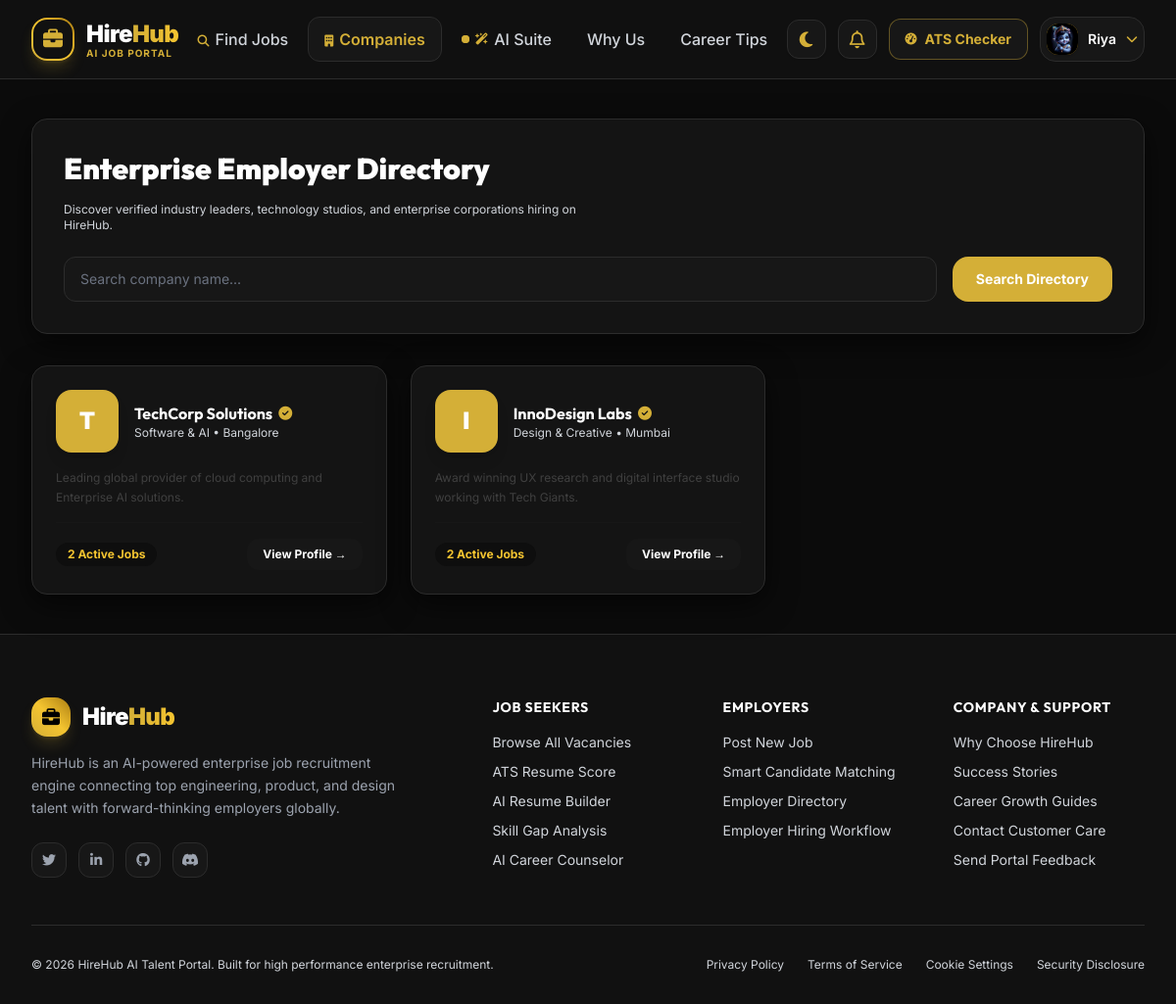
Screenshot of /companies/ (signed in) with the database file from the repository.
### accounts/models.py (models this page shows, shortened)
class User(AbstractUser):
    ROLE_CHOICES = (
        ('jobseeker', 'Job Seeker'),
        ('employer', 'Employer'),
        ('admin', 'Admin'),
    )
    role = models.CharField(max_length=20, choices=ROLE_CHOICES, default='jobseeker')
    phone = models.CharField(max_length=20, blank=True, null=True)
    avatar = models.ImageField(upload_to='avatars/', blank=True, null=True)
    is_verified = models.BooleanField(default=False)
    bio = models.TextField(blank=True, null=True)
    created_at = models.DateTimeField(auto_now_add=True)
    @property
    def is_jobseeker(self):
        return self.role == 'jobseeker'
    @property
    def is_employer(self):
        return self.role == 'employer'

### companies/models.py (models this page shows, shortened)
class Company(models.Model):
    STATUS_CHOICES = (
        ('pending', 'Pending Approval'),
        ('approved', 'Approved'),
        ('rejected', 'Rejected'),
        ('suspended', 'Suspended'),
    )
    employer = models.ForeignKey(settings.AUTH_USER_MODEL, on_delete=models.CASCADE, related_name='companies')
    name = models.CharField(max_length=200)
    logo = models.ImageField(upload_to='logos/', blank=True, null=True)
    website = models.URLField(blank=True, null=True)
    industry = models.CharField(max_length=100)
    description = models.TextField()
    address = models.CharField(max_length=255)
    city = models.CharField(max_length=100)
    state = models.CharField(max_length=100, blank=True, null=True)
    country = models.CharField(max_length=100, default='India')
    hr_contact_name = models.CharField(max_length=100)
    hr_contact_email = models.EmailField()
    hr_contact_phone = models.CharField(max_length=20)
    verification_status = models.CharField(max_length=20, choices=STATUS_CHOICES, default='approved')
    is_verified_badge = models.BooleanField(default=True)
    created_at = models.DateTimeField(auto_now_add=True)
    def active_jobs_count(self):
        return self.jobs.filter(status='active').count()

### companies/views.py (the view)
# urls.py: path('', views.company_list_view, name='company_list'),
def company_list_view(request):
    companies = Company.objects.filter(verification_status='approved')
    search_q = request.GET.get('q', '').strip()
    industry_q = request.GET.get('industry', '').strip()
    if search_q:
        companies = companies.filter(name__icontains=search_q)
    if industry_q:
        companies = companies.filter(industry__icontains=industry_q)
    industries = Company.objects.values_list('industry', flat=True).distinct()
    return render(request, 'companies/company_list.html', {
        'companies': companies,
        'search_q': search_q,
        'industry_q': industry_q,
        'industries': industries
    })

### accounts/context_processors.py (called while the page is built)
def global_context(request):
    context = {
        'all_categories': Category.objects.all()[:8] if Category.objects.exists() else [],
        'unread_notifications_count': 0,
        'user_company': None
    }
    if request.user.is_authenticated:
        context['unread_notifications_count'] = Notification.objects.filter(user=request.user, is_read=False).count()
        if request.user.is_employer:
            context['user_company'] = Company.objects.filter(employer=request.user).first()
    return context

### templates/companies/company_list.html (shortened to what this page needs)
{% extends 'base/base.html' %}
{% block content %}
<div class="py-10 bg-slate-50 dark:bg-slate-950">
    <div class="max-w-7xl mx-auto px-4 sm:px-6 lg:px-8 space-y-8">
        <div class="glass-card p-8 rounded-3xl shadow-xl space-y-4">
            <h1 class="text-3xl font-black text-slate-900 dark:text-white">Enterprise Employer Directory</h1>
            <p class="text-xs text-slate-500 max-w-xl">Discover verified industry leaders, technology studios, and enterprise corporations hiring on HireHub.</p>
            <form method="GET" class="flex flex-col sm:flex-row gap-4 pt-2">
                <input type="text" name="q" value="{{ search_q }}" placeholder="Search company name..." class="flex-1 px-4 py-3 rounded-2xl bg-slate-100 dark:bg-slate-800 border-0 text-sm dark:text-white">
                <button type="submit" class="px-6 py-3 rounded-2xl bg-indigo-600 hover:bg-indigo-700 text-white font-bold text-sm">
                    Search Directory
                </button>
            </form>
        </div>
        <div class="grid grid-cols-1 md:grid-cols-2 lg:grid-cols-3 gap-6">
            {% for comp in companies %}
            <div class="glass-card p-6 rounded-3xl space-y-4 flex flex-col justify-between hover:shadow-2xl transition duration-300">
                <div class="space-y-4">
                    <div class="flex items-center space-x-4">
                        <div class="w-16 h-16 rounded-2xl bg-gradient-to-tr from-indigo-600 to-purple-600 text-white font-black text-2xl flex items-center justify-center shadow-lg">
                            {{ comp.name|slice:":1" }}
                        </div>
                        <div>
                            <div class="flex items-center space-x-1.5">
                                <h3 class="font-bold text-base text-slate-900 dark:text-white">{{ comp.name }}</h3>
                                {% if comp.is_verified_badge %}
                                <i class="fa-solid fa-circle-check text-indigo-500 text-sm" title="Verified Badge"></i>
                                {% endif %}
                            </div>
                            <p class="text-xs text-slate-500">{{ comp.industry }} &bull; {{ comp.city }}</p>
                        </div>
                    </div>
                    <p class="text-xs text-slate-600 dark:text-slate-300 line-clamp-3 leading-relaxed">{{ comp.description }}</p>
                </div>
                <div class="pt-4 border-t border-slate-100 dark:border-slate-800 flex items-center justify-between">
                    <span class="text-xs font-bold text-indigo-600 dark:text-indigo-400 bg-indigo-50 dark:bg-indigo-950/60 px-3 py-1 rounded-full">
                        {{ comp.active_jobs_count }} Active Jobs
                    </span>
                    <a href="{% url 'company_detail' comp.id %}" class="px-4 py-2 rounded-xl bg-slate-900 dark:bg-slate-800 hover:bg-indigo-600 text-white text-xs font-bold transition">
                        View Profile &rarr;
                    </a>
                </div>
            </div>
            {% endfor %}
        </div>
    </div>
</div>
{% endblock %}

### templates/components/navbar.html (shortened to what this page needs)
<nav class="sticky top-0 z-40 w-full backdrop-blur-xl bg-[#111111]/90 border-b border-[#2C2C2C] transition-colors duration-300">
    <div class="max-w-7xl mx-auto px-4 sm:px-6 lg:px-8">
        <div class="flex items-center justify-between h-20">
            <a href="{% url 'home' %}" class="flex items-center space-x-3 group">
                <div class="w-11 h-11 rounded-2xl bg-gradient-to-tr from-[#D4AF37] via-[#F4C430] to-[#AA7C11] p-0.5 shadow-lg shadow-[#D4AF37]/20 group-hover:scale-105 transition-transform duration-300">
                    <div class="w-full h-full bg-[#111111] rounded-[14px] flex items-center justify-center">
                        <i class="fa-solid fa-briefcase text-xl text-[#D4AF37]"></i>
                    </div>
                </div>
                <div class="flex flex-col">
                    <span class="text-2xl font-black tracking-tight text-white">
                        Hire<span class="text-transparent bg-clip-text bg-gradient-to-r from-[#D4AF37] to-[#F4C430]">Hub</span>
                    </span>
                    <span class="text-[10px] font-bold uppercase tracking-widest text-[#D4AF37] -mt-1">AI Job Portal</span>
                </div>
            </a>
            <div class="hidden lg:flex items-center space-x-1 font-medium text-slate-300">
                <a href="{% url 'job_list' %}" class="px-4 py-2.5 rounded-xl transition {% if request.resolver_match.url_name == 'job_list' or request.resolver_match.url_name == 'job_detail' %}text-[#D4AF37] bg-[#171717] border border-[#2C2C2C] font-semibold{% else %}hover:text-[#F4C430] hover:bg-[#171717]{% endif %}">
                    <i class="fa-solid fa-magnifying-glass mr-1.5 text-xs text-[#D4AF37]"></i>Find Jobs
                </a>
                <a href="{% url 'company_list' %}" class="px-4 py-2.5 rounded-xl transition {% if request.resolver_match.url_name == 'company_list' or request.resolver_match.url_name == 'company_detail' %}text-[#D4AF37] bg-[#171717] border border-[#2C2C2C] font-semibold{% else %}hover:text-[#F4C430] hover:bg-[#171717]{% endif %}">
                    <i class="fa-solid fa-building mr-1.5 text-xs text-[#D4AF37]"></i>Companies
                </a>
                <a href="{% url 'ai_dashboard' %}" class="px-4 py-2.5 rounded-xl transition flex items-center space-x-1.5 {% if 'ai_' in request.resolver_match.url_name %}text-[#D4AF37] bg-[#171717] border border-[#2C2C2C] font-semibold{% else %}hover:text-[#F4C430] hover:bg-[#171717]{% endif %}">
                    <span class="relative flex h-2 w-2">
                      <span class="relative inline-flex rounded-full h-2 w-2 bg-[#D4AF37]"></span>
                    </span>
                    <i class="fa-solid fa-wand-magic-sparkles text-xs text-[#D4AF37]"></i>
                    <span>AI Suite</span>
                </a>
                <a href="{% url 'why_choose' %}" class="px-4 py-2.5 rounded-xl transition {% if request.resolver_match.url_name == 'why_choose' %}text-[#D4AF37] bg-[#171717] border border-[#2C2C2C] font-semibold{% else %}hover:text-[#F4C430] hover:bg-[#171717]{% endif %}">Why Us</a>
                <a href="{% url 'career_tips' %}" class="px-4 py-2.5 rounded-xl transition {% if request.resolver_match.url_name == 'career_tips' %}text-[#D4AF37] bg-[#171717] border border-[#2C2C2C] font-semibold{% else %}hover:text-[#F4C430] hover:bg-[#171717]{% endif %}">Career Tips</a>
            </div>
            <div class="flex items-center space-x-3">
                <button type="button" onclick="toggleTheme()" class="w-10 h-10 rounded-xl bg-slate-100 dark:bg-[#171717] border border-slate-200 dark:border-[#2C2C2C] text-[#D4AF37] flex items-center justify-center hover:border-[#D4AF37] transition shadow-sm" title="Toggle Light / Dark Mode">
                    <i id="themeToggleIcon" class="fa-solid fa-moon text-lg"></i>
                </button>
                {% if user.is_authenticated %}
                <a href="{% url 'notification_list' %}" class="relative w-10 h-10 rounded-xl bg-slate-100 dark:bg-[#171717] border border-slate-200 dark:border-[#2C2C2C] text-[#D4AF37] flex items-center justify-center hover:border-[#D4AF37] transition shadow-sm">
                    <i class="fa-regular fa-bell text-lg"></i>
                </a>
                {% if user.is_employer %}
                <a href="{% url 'post_job' %}" class="hidden sm:inline-flex items-center px-4 py-2.5 rounded-xl font-bold text-sm text-black bg-gradient-to-r from-[#D4AF37] via-[#F4C430] to-[#AA7C11] hover:opacity-95 shadow-lg shadow-[#D4AF37]/20 transition">
                    <i class="fa-solid fa-plus mr-2 text-xs"></i>Post Vacancy
                </a>
                {% elif user.is_jobseeker %}
                <a href="{% url 'ai_ats_score' %}" class="hidden sm:inline-flex items-center px-4 py-2.5 rounded-xl font-bold text-sm text-[#D4AF37] bg-[#171717] border border-[#D4AF37]/40 hover:bg-[#D4AF37]/10 transition">
                    <i class="fa-solid fa-gauge-high mr-2 text-xs text-[#D4AF37]"></i>ATS Checker
                </a>
                {% endif %}
                <div class="relative group">
                    <button class="flex items-center space-x-2.5 p-1.5 rounded-2xl border border-[#2C2C2C] bg-[#171717] hover:border-[#D4AF37] transition">
                        <div class="w-8 h-8 rounded-xl bg-gradient-to-br from-[#D4AF37] to-[#AA7C11] flex items-center justify-center text-black font-extrabold text-xs uppercase shadow">
                            {% if user.avatar %}
                                <img src="{{ user.avatar.url }}" class="w-8 h-8 rounded-xl object-cover" alt="Avatar">
                            {% else %}
                                {{ user.username|slice:":2" }}
                            {% endif %}
                        </div>
                        <span class="hidden md:inline font-semibold text-sm text-white">
                            {{ user.first_name|default:user.username }}
                        </span>
                        <i class="fa-solid fa-chevron-down text-xs text-[#D4AF37]"></i>
                    </button>
                </div>
                {% endif %}
            </div>
        </div>
    </div>
</nav>

### templates/base/base.html (style rules this page uses)
body { font-family: 'Inter', sans-serif; background-color: #F8FAFC; color: #1E293B; transition: background-color 0.3s ease, color 0.3s ease; }
h1, h2, h3, h4, h5, h6 { font-family: 'Outfit', sans-serif; color: #0F172A; }
.glass-card { background: rgba(255, 255, 255, 0.95); backdrop-filter: blur(16px); border: 1px solid #E2E8F0; border-radius: 16px; box-shadow: 0 10px 30px rgba(0, 0, 0, 0.05); transition: transform 0.3s ease, border-color 0.3s ease, box-shadow 0.3s ease; }
html.dark { color-scheme: dark; }
html.dark body { background-color: #0B0B0B !important; color: #D1D5DB !important; }
html.dark h1, html.dark h2, html.dark h3, html.dark h4, html.dark h5, html.dark h6 { color: #FFFFFF !important; }
html.dark .glass-card { background: rgba(23, 23, 23, 0.85) !important; backdrop-filter: blur(16px); border: 1px solid #2C2C2C !important; border-radius: 16px !important; box-shadow: 0 10px 30px rgba(0, 0, 0, 0.6); }
html.dark .bg-\[\#0B0B0B\] { background-color: #0B0B0B !important; }
html.dark .bg-\[\#111111\] { background-color: #111111 !important; }
html.dark .bg-\[\#171717\] { background-color: #171717 !important; }
html.dark .border-\[\#2C2C2C\] { border-color: #2C2C2C !important; }
html.dark .text-white { color: #FFFFFF !important; }
html.dark .text-slate-300 { color: #D1D5DB !important; }
input[type="text"], input[type="email"], input[type="password"], input[type="number"], input[type="date"], input[type="url"], input[type="file"], select, textarea { background-color: #FFFFFF; border: 1px solid #CBD5E1; color: #0F172A; border-radius: 12px; transition: all 0.2s ease-in-out; }
input::placeholder, textarea::placeholder { color: #94A3B8; }
.dark input[type="text"], .dark input[type="email"], .dark input[type="password"], .dark input[type="number"], .dark input[type="date"], .dark input[type="url"], .dark input[type="file"], .dark select, .dark textarea { background-color: #171717 !important; border: 1px solid #2C2C2C !important; color: #FFFFFF !important; }
.dark input::placeholder, .dark textarea::placeholder { color: #6B7280 !important; }

### rows the page displays
User: avatar (picture), first_name "Riya"
Company: name "T", name "TechCorp Solutions", is_verified_badge True (drawn), industry "Software & AI", city "Bangalore", description "Leading global provider of cloud computing and Enterprise AI solutions.", active_jobs_count "2"
Company: name "I", name "InnoDesign Labs", is_verified_badge True (drawn), industry "Design & Creative", city "Mumbai", description "Award winning UX research and digital interface studio working with Tech Giants.", active_jobs_count "2"
